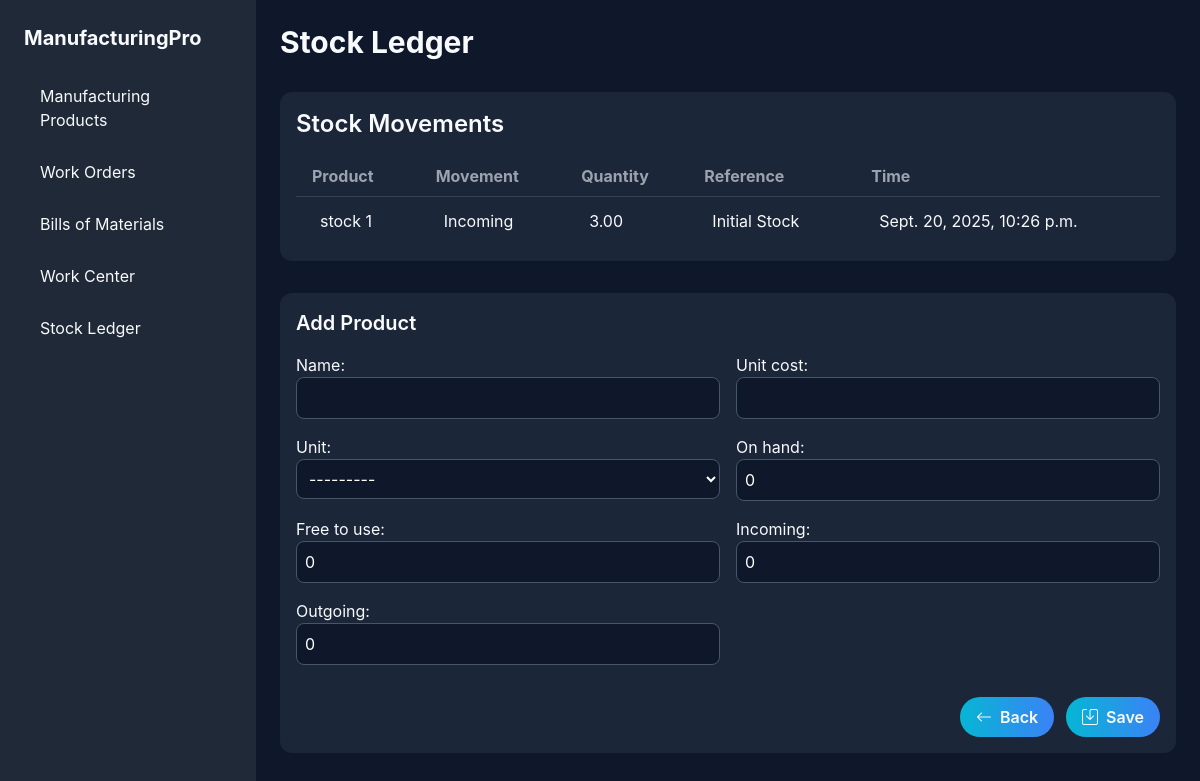
The app's page /stock_ledger, older data.
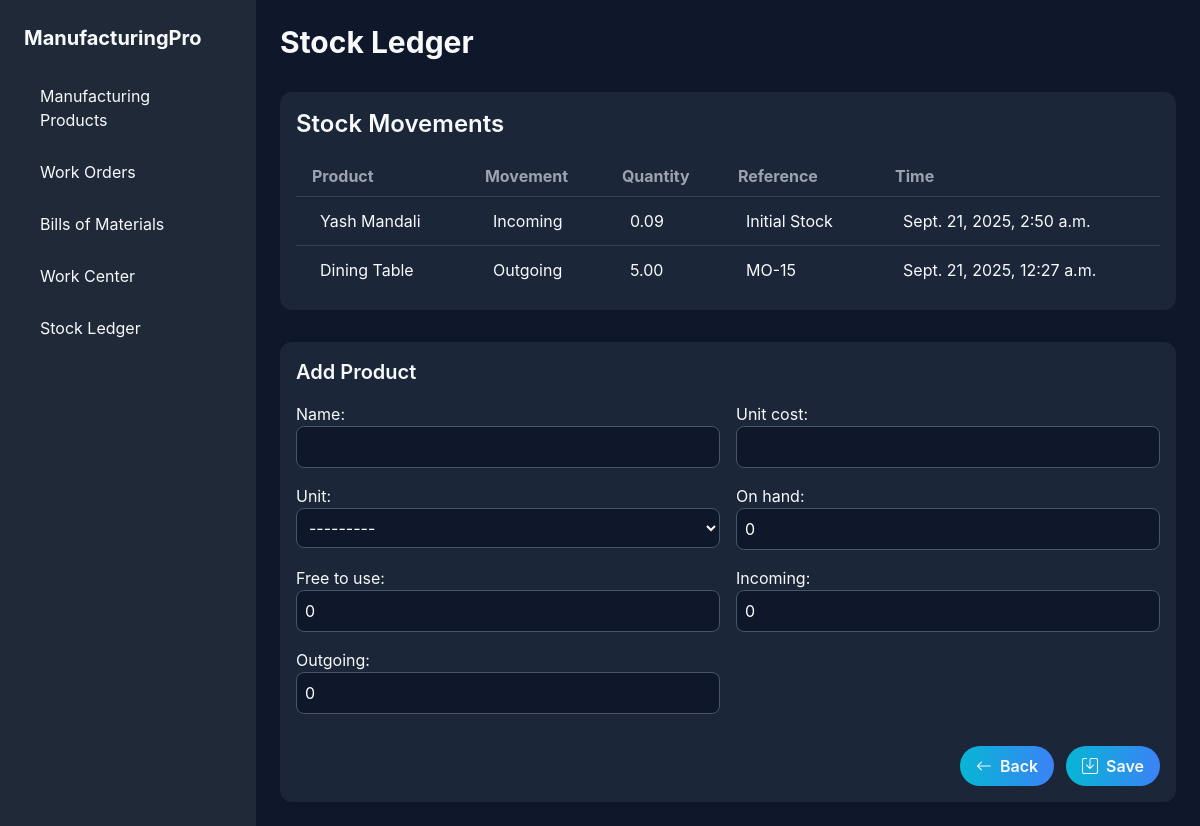
The same page, newer data.
### myapp/models.py (models this page shows, shortened)
class StockLedgerEntry(models.Model):
    MOVEMENT_TYPES = [
        ('IN', 'Incoming'),
        ('OUT', 'Outgoing'),
        ('PROD', 'Production'),
        ('CONS', 'Consumption'),
    ]
    product = models.ForeignKey(Product, on_delete=models.CASCADE, related_name='ledger_entries')
    movement_type = models.CharField(max_length=10, choices=MOVEMENT_TYPES)
    quantity = models.DecimalField(max_digits=12, decimal_places=2)
    reference = models.CharField(max_length=200, blank=True)
    timestamp = models.DateTimeField(default=timezone.now)
    class Meta:
        ordering = ['-timestamp']

class Product(models.Model):
    UNIT_CHOICES = [
        ('Units', 'Units'),
        ('Kg', 'Kilogram'),
        ('Litre', 'Litre'),
        ('Meter', 'Meter'),
        ('Pcs', 'Pieces'),
    ]
    name = models.CharField(max_length=100)
    unit_cost = models.DecimalField(max_digits=10, decimal_places=2)
    unit_choices = [('pcs', 'Pieces'), ('kg', 'Kilogram')]
    unit = models.CharField(max_length=10, choices=unit_choices)
    on_hand = models.DecimalField(max_digits=10, decimal_places=2, default=0)
    description = models.TextField(blank=True, null=True)
    on_hand = models.DecimalField(max_digits=12, decimal_places=2, default=0)
    free_to_use = models.DecimalField(max_digits=12, decimal_places=2, default=0)
    incoming = models.DecimalField(max_digits=12, decimal_places=2, default=0)
    outgoing = models.DecimalField(max_digits=12, decimal_places=2, default=0)
    total_value = models.DecimalField(max_digits=14, decimal_places=2, default=0)
    created_at = models.DateTimeField(auto_now_add=True)
    updated_at = models.DateTimeField(auto_now=True)
    class Meta:
        ordering = ['name']

### myapp/views.py (the view)
# urls.py: path('stock_ledger', views.stock_ledger, name='stock_ledger'),
def stock_ledger(request):
    if request.method == 'POST':
        form = ProductForm(request.POST)
        if form.is_valid():
            try:
                product = form.save(commit=False)
                product.save()
                product.recalc_totals()
                if product.on_hand > 0:
                    StockLedgerEntry.objects.create(
                        product=product,
                        movement_type='IN',
                        quantity=product.on_hand,
                        reference="Initial Stock"
                    )
                messages.success(request, "Product saved successfully!")
                return redirect('stock_ledger')
            except Exception as e:
                messages.error(request, f"Error saving product: {str(e)}")
        else:
            messages.error(request, "Please correct the errors in the form.")
    else:
        form = ProductForm()
    products = Product.objects.all()
    ledger_entries = StockLedgerEntry.objects.select_related("product")
    context = {
        'products': products,
        'ledger_entries': ledger_entries,
        'form': form,
    }
    return render(request, 'stock_ledger.html', context)

### myapp/forms.py
class ProductForm(forms.ModelForm):
    class Meta:
        model = Product
        fields = ['name', 'unit_cost', 'unit', 'on_hand', 'free_to_use', 'incoming', 'outgoing']
        widgets = {
            'name': forms.TextInput(attrs={'class': 'form-control'}),
            'unit_cost': forms.NumberInput(attrs={'class': 'form-control', 'step': '0.01'}),
            'unit': forms.Select(attrs={'class': 'form-control'}),
            'on_hand': forms.NumberInput(attrs={'class': 'form-control', 'step': '0.01'}),
            'free_to_use': forms.NumberInput(attrs={'class': 'form-control', 'step': '0.01'}),
            'incoming': forms.NumberInput(attrs={'class': 'form-control', 'step': '0.01'}),
            'outgoing': forms.NumberInput(attrs={'class': 'form-control', 'step': '0.01'}),
        }

### templates/stock_ledger.html (shortened to what this page needs)
<!DOCTYPE html>
<html lang="en">
<head>
  <script src="https://cdn.tailwindcss.com"></script>
  <link href="https://cdn.jsdelivr.net/npm/bootstrap-icons/font/bootstrap-icons.css" rel="stylesheet" />
</head>
<body class="flex">
<div class="w-64 bg-gray-800 min-h-screen p-6 space-y-6">
  <h1 class="text-xl font-bold mb-6">ManufacturingPro</h1>
  <ul class="space-y-3">
    <li><a href="{% url 'work_order_analysis' %}" class="block px-4 py-2 rounded hover:bg-gray-700">Manufacturing
        Products</a></li>
    <li><a href="{% url 'work_products' %}" class="block px-4 py-2 rounded hover:bg-gray-700">Work Orders</a></li>
    <li><a href="{% url 'bills_of_materials' %}" class="block px-4 py-2 rounded hover:bg-gray-700">Bills of Materials</a></li>
    <li><a href="{% url 'work_center' %}" class="block px-4 py-2 rounded hover:bg-gray-700">Work Center</a></li>
    <li><a href="{% url 'stock_ledger' %}" class="block px-4 py-2 rounded hover:bg-gray-700">Stock Ledger</a></li>
  </ul>
</div>
  <main class="flex-1 p-6">
    <div class="flex justify-between items-center mb-6">
      <h1 class="text-3xl font-bold">Stock Ledger</h1>
    </div>
<div class="card overflow-x-auto mb-8 mt-8">
  <h2 class="text-2xl font-semibold mb-4">Stock Movements</h2>
  <table class="table-auto w-full text-left">
    <thead class="text-gray-400 border-b border-gray-700">
      <tr>
        <th class="px-4 py-2">Product</th>
        <th class="px-4 py-2">Movement</th>
        <th class="px-4 py-2">Quantity</th>
        <th class="px-4 py-2">Reference</th>
        <th class="px-4 py-2">Time</th>
      </tr>
    </thead>
    <tbody class="divide-y divide-gray-700">
      {% for entry in ledger_entries %}
      <tr class="hover:bg-gray-700/50 transition">
        <td class="px-6 py-3">{{ entry.product.name }}</td>
        <td class="px-6 py-3">{{ entry.get_movement_type_display }}</td>
        <td class="px-6 py-3">{{ entry.quantity }}</td>
        <td class="px-6 py-3">{{ entry.reference }}</td>
        <td class="px-6 py-3">{{ entry.timestamp }}</td>
      </tr>
      {% empty %}
      <tr>
        <td colspan="5" class="text-center py-4 text-gray-400">No ledger entries found.</td>
      </tr>
      {% endfor %}
    </tbody>
  </table>
</div>
    <div class="card">
      <h2 class="text-xl font-semibold mb-4">{% if edit_product %}Edit{% else %}Add{% endif %} Product</h2>
      <form method="post" class="grid grid-cols-1 md:grid-cols-2 gap-4">
        {{ form.as_p }}
        <div class="flex justify-end gap-3 md:col-span-2 mt-4">
          <a href="{% url 'stock_ledger' %}" class="btn bg-gray-600 hover:bg-gray-700"><i class="bi bi-arrow-left"></i>
            Back</a>
          <button type="submit" class="btn"><i class="bi bi-save"></i> Save</button>
        </div>
      </form>
    </div>
  </main>
</body>
</html>

### templates/stock_ledger.html (style rules this page uses)
body { background: #0f172a; color: #f8fafc; font-family: Inter, sans-serif; }
.btn { background: linear-gradient(90deg, #06b6d4, #3b82f6); padding: 8px 16px; border-radius: 9999px; font-weight: 600; display: inline-flex; align-items: center; gap: 8px; }
.card { background: rgba(30, 41, 59, 0.9); border-radius: 12px; padding: 16px; }
.form-control { background: #0f172a; border: 1px solid #475569; padding: 8px; border-radius: 8px; width: 100%; color: #fff; }

Row changes from the older to the newer data that the page shows:
removed StockLedgerEntry: product.name "stock 1", movement_type "Incoming", quantity "3.00", reference "Initial Stock", timestamp "Sept. 20, 2025, 10:26 p.m."
added StockLedgerEntry: product.name "Yash Mandali", movement_type "Incoming", quantity "0.09", reference "Initial Stock", timestamp "Sept. 21, 2025, 2:50 a.m."
added StockLedgerEntry: product.name "Dining Table", movement_type "Outgoing", quantity "5.00", reference "MO-15", timestamp "Sept. 21, 2025, 12:27 a.m."
